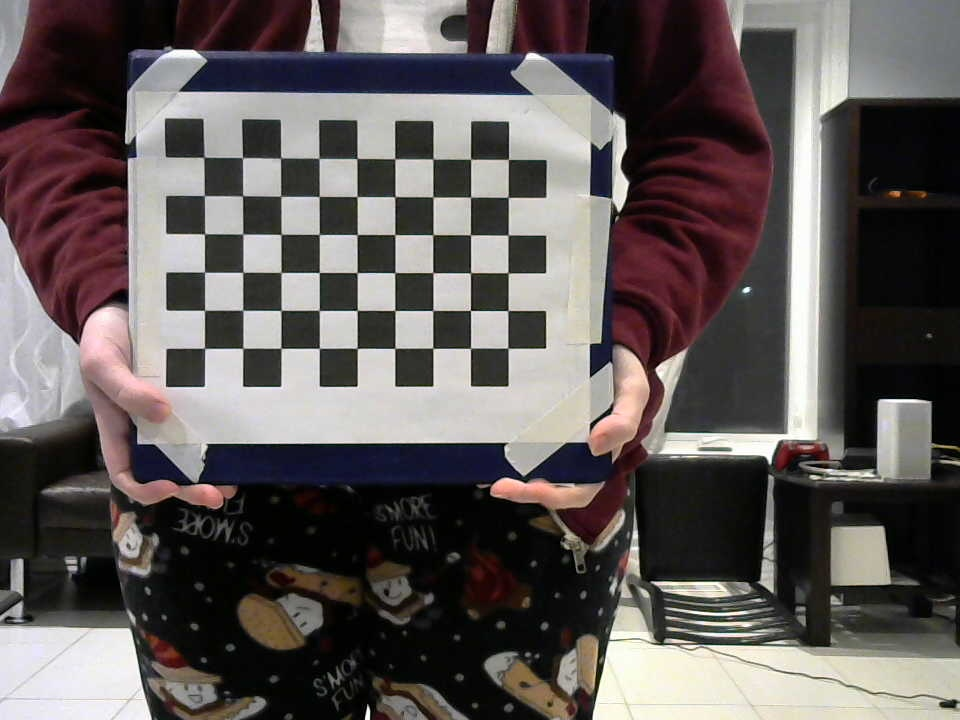
#> input picture stereo_vision/capture/right/right_000000.jpg, 960 x 720 px; its folder holds 5 pictures in this run
$ python calibrate_right_camera.py   (Python 2 division)
#> lines starting #> are read from the running program, lines starting #| are printed output that depends on the picture; after the words box and inside, x2 and y2 are one past the last pixel; in counts of white or black regions, pixels touching at a corner belong together
import numpy as np
import cv2
import glob

# termination criteria
criteria = (cv2.TERM_CRITERIA_EPS + cv2.TERM_CRITERIA_MAX_ITER, 30, 0.001)
boardWidth = 10-1
boardHeight = 7-1
# prepare object points, like (0,0,0), (1,0,0), (2,0,0) ....,(6,5,0)
objp = np.zeros((boardWidth*boardHeight,3), np.float32)
objp[:,:2] = np.mgrid[0:boardHeight,0:boardWidth].T.reshape(-1,2)

# Arrays to store object points and image points from all the images.
objpoints = [] # 3d point in real world space
imgpoints = [] # 2d points in image plane.

imageDirectory = "capture/right/"
print("Reading images at {0}".format(imageDirectory))
images = glob.glob("{0}/*.jpg".format(imageDirectory))
testImage = "/home/vincent/Documents/4B/FYDP/Stero_Vision/AlbertArmeaStereoVision/capture/right/right_000000.jpg"
#testImage = "/home/vincent/Documents/4B/FYDP/Stero_Vision/opencv/samples/data/right01.jpg"
#images = glob.glob('/home/vincent/Documents/4B/FYDP/Stero_Vision/opencv/samples/data/right*.jpg')
print(len(images))
for fname in images:
    img = cv2.imread(fname)
#> img is the input picture: shape (720, 960, 3); mean B, G, R 88.9, 90.1, 96.6
    gray = cv2.cvtColor(img,cv2.COLOR_BGR2GRAY)
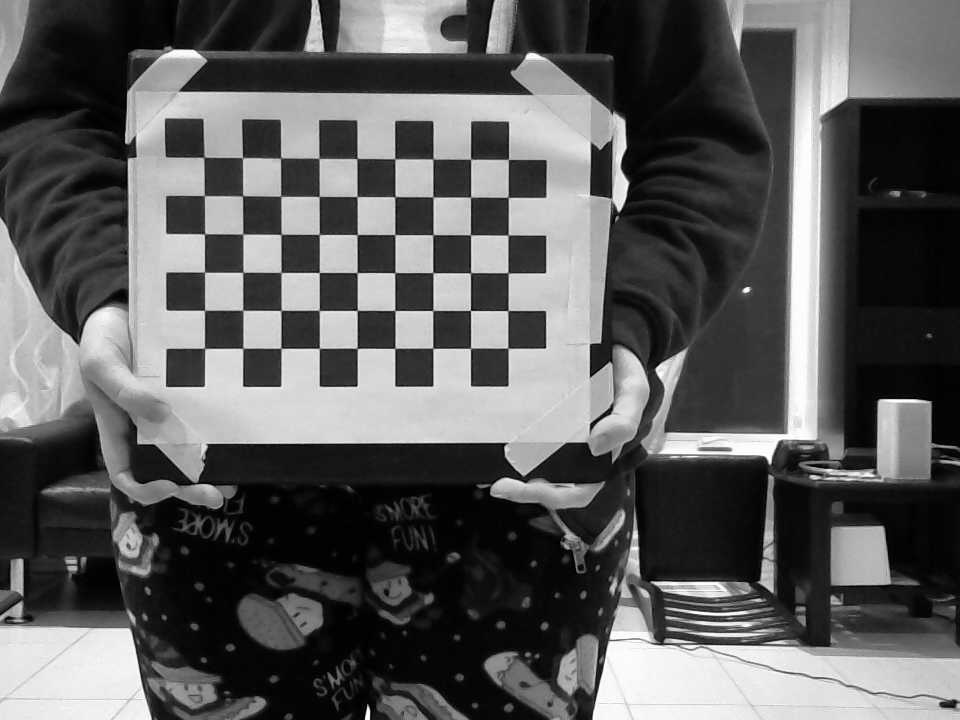
#> gray: shape (720, 960); min 0, max 255, mean 91.9

    # Find the chess board corners
    #ret, corners = cv2.findChessboardCorners(gray, (7,6),None)
    ret, corners = cv2.findChessboardCorners(gray, (boardHeight,boardWidth),None)
#> ret = True; corners = 54 rows, first 8: [204.6, 348.2], [204.5, 310.4], [204.6, 272.1], [204.6, 233.8], [204.4, 195.6], [203.8, 157.3], [242.7, 348.4], [242.7, 310.1]

    # If found, add object points, image points (after refining them)
    if ret == True:
        objpoints.append(objp)

        corners2 = cv2.cornerSubPix(gray,corners,(11,11),(-1,-1),criteria)
#> corners2 = 54 rows, first 8: [204.6, 348.3], [204.6, 310.3], [204.5, 272.2], [204.5, 233.8], [204.3, 195.6], [203.8, 157.2], [242.8, 348.3], [242.8, 310.3]
        imgpoints.append(corners2)

        # Draw and display the corners
        img = cv2.drawChessboardCorners(img, (boardHeight,boardWidth), corners2,ret)
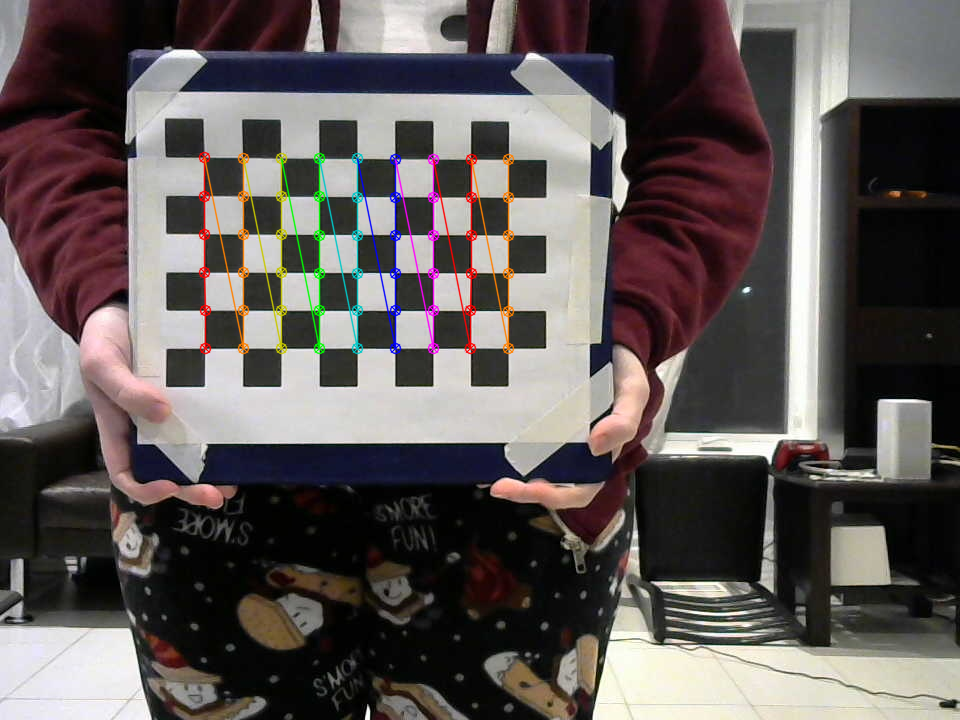
#> img: shape (720, 960, 3); 2.03% of pixels changed, all inside (x1, y1, x2, y2) = (198, 151, 515, 355)
        cv2.imshow('img',img)
        cv2.waitKey(500)
    else:
        print "false"
#> pass 2 of the loop `for fname in images:`:
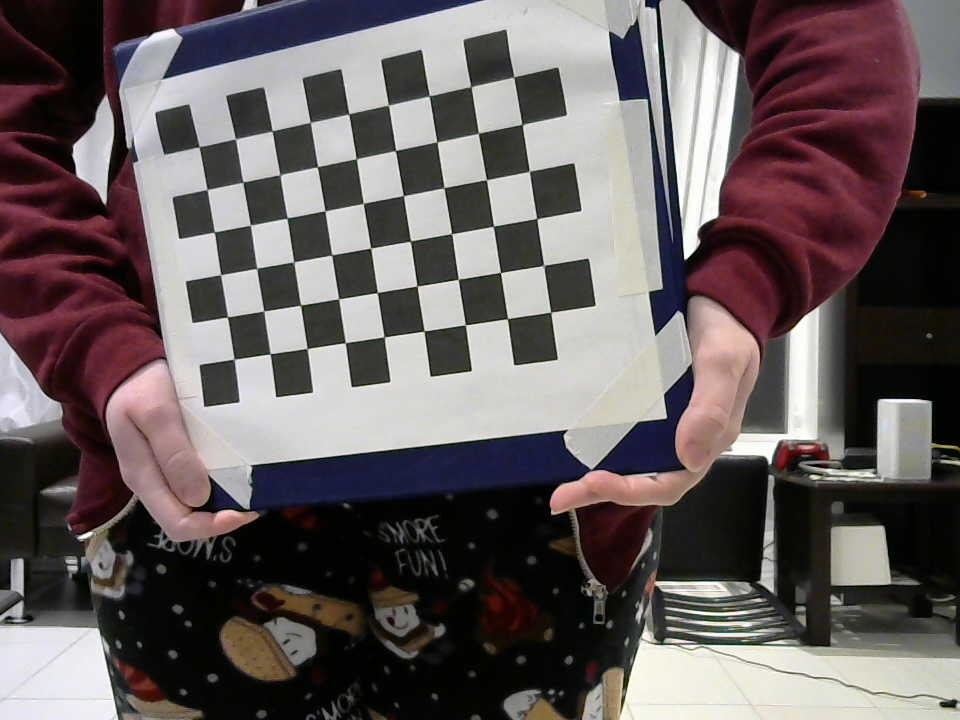
#> input picture stereo_vision/capture/right/right_000001.jpg, 960 x 720 px
#> img is the input picture: shape (720, 960, 3); mean B, G, R 94.5, 94, 102.9
#> `gray = cv2.cvtColor(img,cv2.COLOR_BGR2GRAY)`:
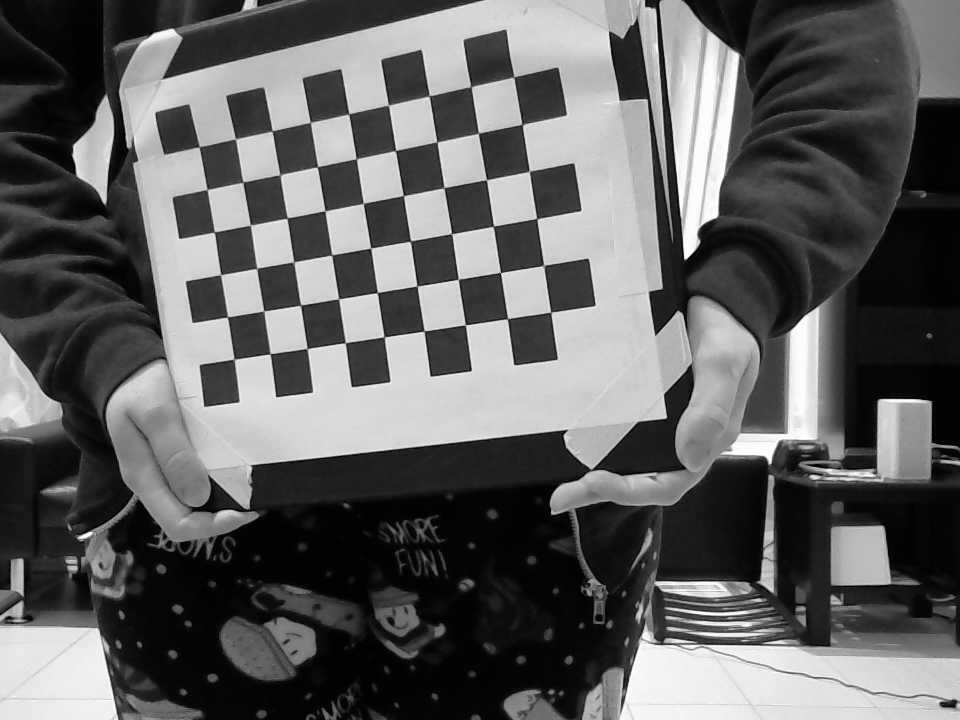
#> gray: shape (720, 960); min 0, max 255, mean 96.7
#> corners = 54 rows, first 8: [233.9, 359], [227.2, 317], [220.6, 274.6], [214, 232.1], [207.1, 189.7], [199.1, 147], [270, 353.9], [263.7, 310.9]
#> corners2 = 54 rows, first 8: [234.2, 359.2], [227.5, 317], [220.6, 274.7], [214.4, 232.1], [207.1, 189.6], [199.1, 146.7], [270.1, 353.8], [263.8, 311]
#> `img = cv2.drawChessboardCorners(img, (boardHeight,boardWidth), corners..`:
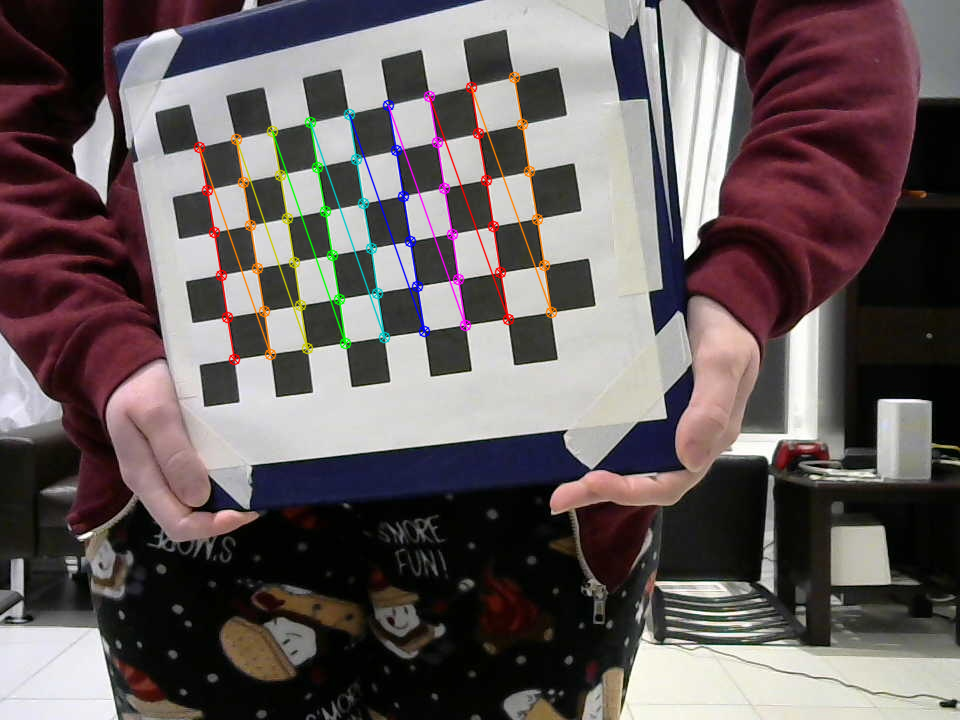
#> img: shape (720, 960, 3); 2.26% of pixels changed, all inside (x1, y1, x2, y2) = (193, 71, 558, 366)
#> pass 3 of the loop `for fname in images:`:
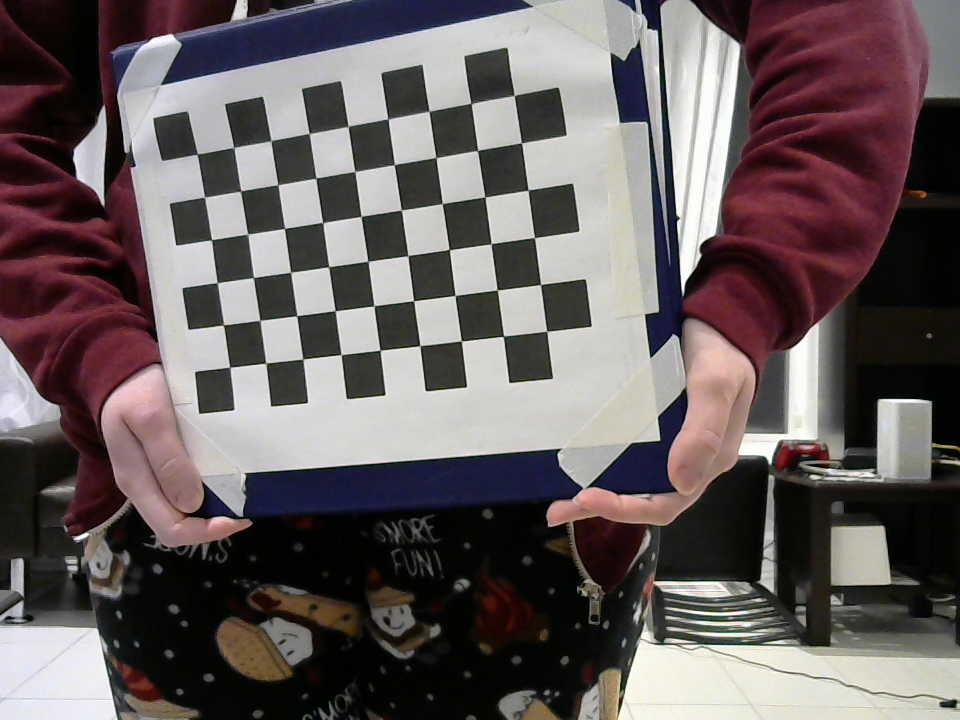
#> input picture stereo_vision/capture/right/right_000002.jpg, 960 x 720 px
#> img is the input picture: shape (720, 960, 3); mean B, G, R 94.4, 93.9, 103.1
#> `gray = cv2.cvtColor(img,cv2.COLOR_BGR2GRAY)`:
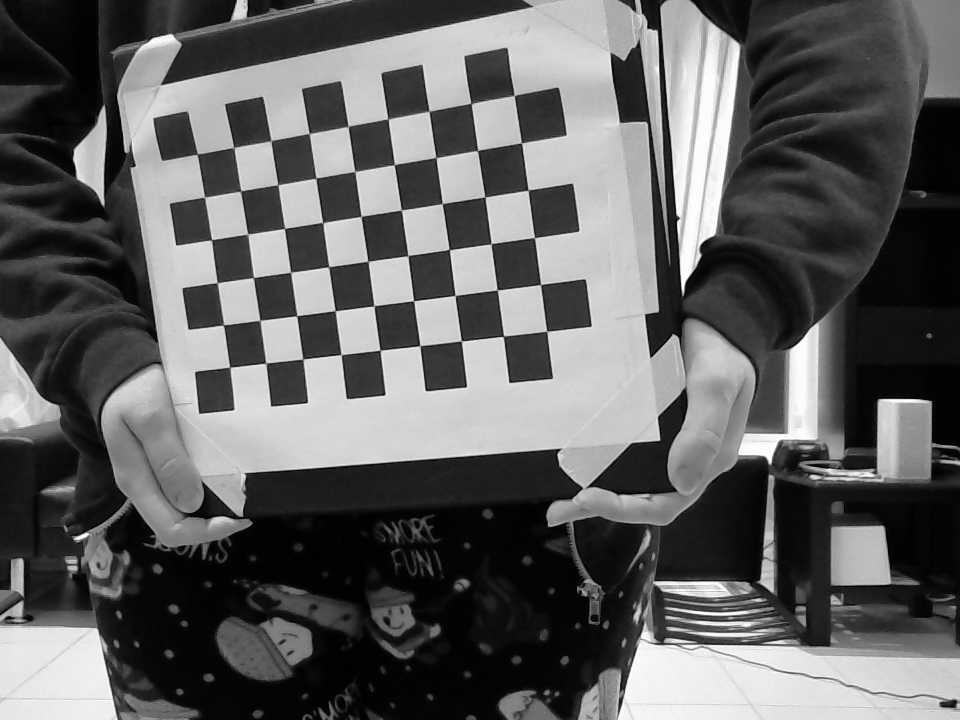
#> gray: shape (720, 960); min 0, max 255, mean 96.7
#> corners = 54 rows, first 8: [229.6, 367.2], [223.2, 325.2], [217.2, 282.7], [211.5, 239.7], [204.4, 197.4], [197.2, 154.1], [265.9, 363.3], [260, 320.4]
#> corners2 = 54 rows, first 8: [229.7, 367.3], [223.5, 324.9], [217.3, 282.7], [211.5, 239.8], [204.5, 197.2], [197.2, 154.1], [265.8, 363.1], [260, 320.4]
#> `img = cv2.drawChessboardCorners(img, (boardHeight,boardWidth), corners..`:
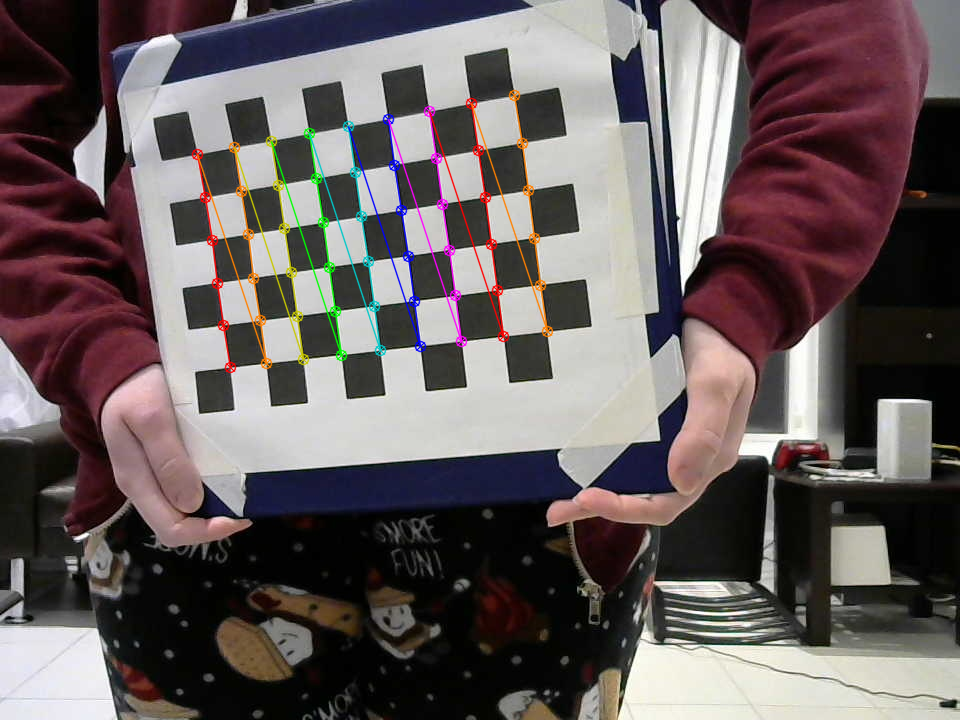
#> img: shape (720, 960, 3); 2.28% of pixels changed, all inside (x1, y1, x2, y2) = (191, 89, 554, 374)
#> the loop made 5 passes; the first 3 are shown

cv2.destroyAllWindows()
print(objpoints)
print(imgpoints)
print(gray.shape[::-1])
ret, mtx, dist, rvecs, tvecs = cv2.calibrateCamera(objpoints, imgpoints, gray.shape[::-1],None,None)
img = cv2.imread(testImage)
h,  w = img.shape[:2]
#> h = 720; w = 960
newcameramtx, roi=cv2.getOptimalNewCameraMatrix(mtx,dist,(w,h),1,(w,h))
# undistort

dst = cv2.undistort(img, mtx, dist, None, newcameramtx)
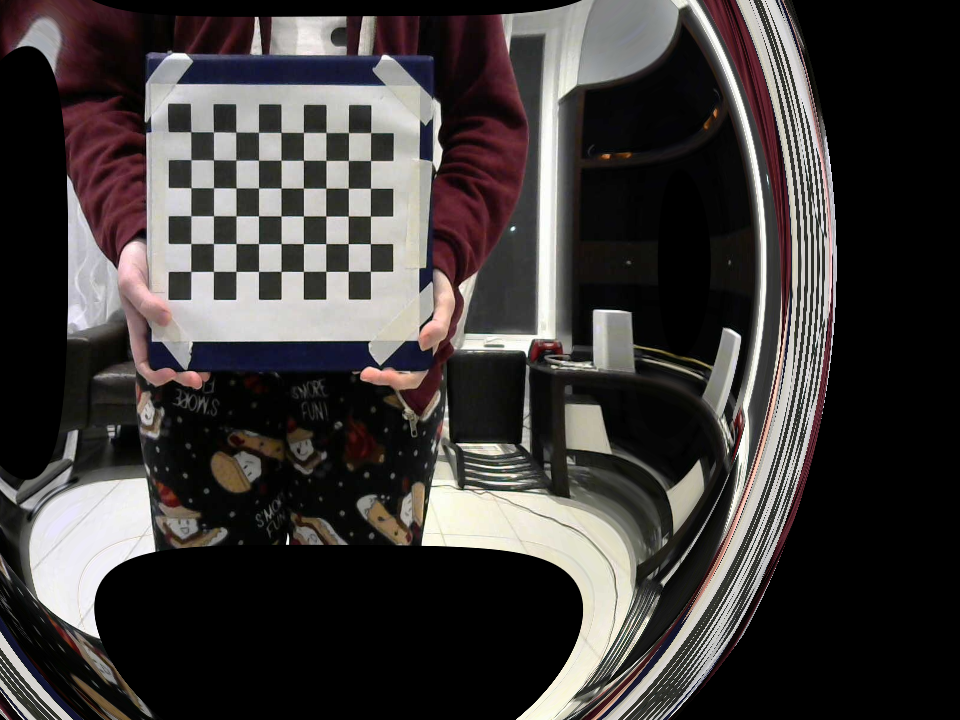
#> dst: shape (720, 960, 3); mean B, G, R 58.6, 59.6, 63.7


# crop the image
x,y,w,h = roi
print(roi)
print(w)
print(h)
dst = dst[y:y+h, x:x+w]
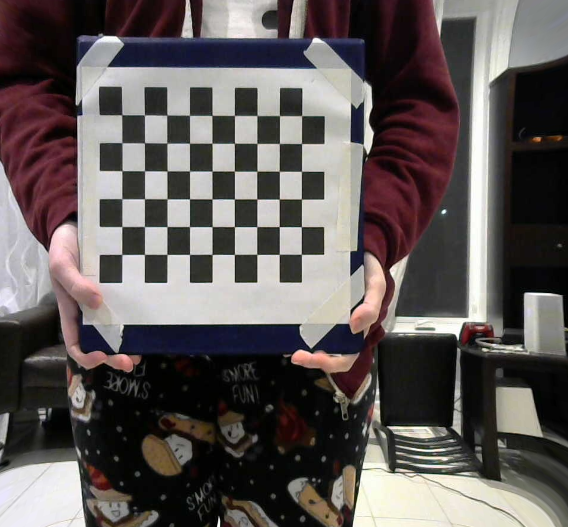
#> dst: shape (527, 568, 3); mean B, G, R 88, 89.2, 95.8
cv2.imwrite('calibresult.png',dst)
